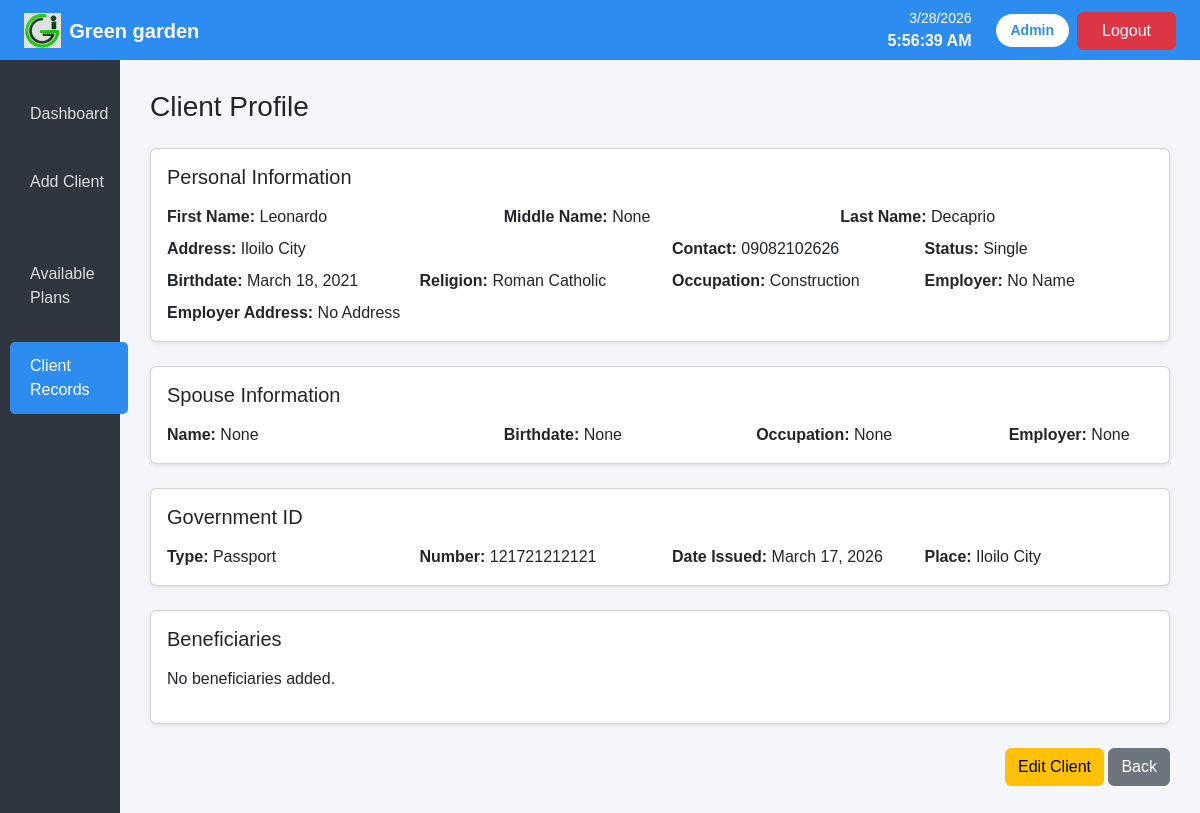
The page /client-details/1/ (signed in) on the database its author committed.
### app/models.py (models this page shows, shortened)
class ClientPersonalInfo(models.Model):
    client_first_name = models.CharField(max_length=200)
    client_middle_name = models.CharField(max_length=200, blank=True, null=True)
    client_last_name = models.CharField(max_length=200)
    client_address = models.CharField(max_length=200)
    client_contact_number = models.CharField(max_length=13)
    client_civil_status = models.CharField(
        max_length=20,
        choices=[
            ("Single", "Single"),
            ("Married", "Married"),
            ("Widowed", "Widowed"),
            ("Separated", "Separated"),
        ],
    )
    client_date_birth = models.DateField()
    client_religion = models.CharField(max_length=200)
    client_occupation = models.CharField(max_length=200)
    client_employer_name = models.CharField(max_length=200)
    client_employer_address = models.CharField(max_length=200)
    client_spouse_name = models.CharField(max_length=200, blank=True, null=True)
    client_spouse_date_birth = models.DateField(blank=True, null=True)
    client_spouse_occupation = models.CharField(max_length=200, blank=True, null=True)
    client_spouse_employer = models.CharField(max_length=200, blank=True, null=True)
    client_id_type = models.CharField(
            max_length=50,
            choices=[
                ("Passport", "Passport"),
                ("Driver's License", "Driver's License"),
                ("National ID", "National ID"),
                ("SSS ID", "SSS ID"),
                ("GSIS ID", "GSIS ID"),
                ("UMID", "UMID"),
                ("Postal ID", "Postal ID"),
            ],
        )
    client_id_number = models.CharField(max_length=20)
    client_date_issued = models.DateField()
    client_place_issued = models.CharField(max_length=200)

### app/views.py (the view)
# urls.py: path('client-details/<int:pk>/', views.client_details_view, name='client-details'),
@login_required(login_url="login")
def client_details_view(request, pk):
    client = get_object_or_404(ClientPersonalInfo, pk=pk)
    return render(request, "app/client-details.html", {"client": client})

### app/templates/app/client-details.html (shortened to what this page needs)
<!DOCTYPE html>
<html lang="en">
<head>
<link href="https://cdn.jsdelivr.net/npm/bootstrap@5.3.2/dist/css/bootstrap.min.css" rel="stylesheet">
{% load static %}
<link rel="stylesheet" href="{% static 'css/homepage.css' %}">
</head>
<body>
<nav class="navbar navbar-dark topbar px-4">
<a class="navbar-brand d-flex align-items-center" href="#">
<img src="{% static 'img/landing/logo.png' %}" height="35" class="me-2">
<span class="fw-bold text-white">Green garden</span>
</a>
<div class="ms-auto d-flex align-items-center">
<div class="me-4 text-end text-white">
<div id="date" class="small"></div>
<div id="time" class="fw-bold"></div>
</div>
<span class="admin-box">{{ user.username.title }}</span>
<a href="{% url 'logout' %}" class="btn btn-danger px-4 ms-2">Logout</a>
</div>
</nav>
<div class="d-flex">
<div class="sidebar">
<ul class="nav flex-column">
<li class="nav-item">
<a class="nav-link" href="{% url 'homepage' %}">Dashboard</a>
</li>
<li class="nav-item">
<a class="nav-link" href="{% url 'add-client' %}">Add Client</a>
</li>
<li class="nav-item">
<a class="nav-link" href="{% url 'homepage' %}">Available Plans</a>
</li>
<li class="nav-item">
<a class="nav-link active" href="{% url 'records' %}">Client Records</a>
</li>
</ul>
</div>
<div class="content">
<h3 class="mb-4">Client Profile</h3>
<div class="card shadow-sm mb-4">
<div class="card-body">
<h5 class="mb-3">Personal Information</h5>
<div class="row">
<div class="col-md-4"><strong>First Name:</strong> {{ client.client_first_name }}</div>
<div class="col-md-4"><strong>Middle Name:</strong> {{client.client_middle_name}} </div>
<div class="col-md-4"><strong>Last Name:</strong> {{ client.client_last_name }}</div>
</div>
<div class="row mt-2">
<div class="col-md-6"><strong>Address:</strong> {{ client.client_address }}</div>
<div class="col-md-3"><strong>Contact:</strong> {{ client.client_contact_number }}</div>
<div class="col-md-3"><strong>Status:</strong> {{ client.client_civil_status }}</div>
</div>
<div class="row mt-2">
<div class="col-md-3"><strong>Birthdate:</strong> {{ client.client_date_birth }}</div>
<div class="col-md-3"><strong>Religion:</strong> {{ client.client_religion }}</div>
<div class="col-md-3"><strong>Occupation:</strong> {{ client.client_occupation }}</div>
<div class="col-md-3"><strong>Employer:</strong> {{ client.client_employer_name }}</div>
</div>
<div class="mt-2">
<strong>Employer Address:</strong> {{ client.client_employer_address }}
</div>
</div>
</div>
<div class="card shadow-sm mb-4">
<div class="card-body">
<h5 class="mb-3">Spouse Information</h5>
<div class="row">
<div class="col-md-4"><strong>Name:</strong> {{ client.client_spouse_name }}</div>
<div class="col-md-3"><strong>Birthdate:</strong> {{ client.client_spouse_date_birth }}</div>
<div class="col-md-3"><strong>Occupation:</strong> {{client.client_spouse_occupation }}</div>
<div class="col-md-2"><strong>Employer:</strong> {{ client.client_spouse_employer }}</div>
</div>
</div>
</div>
<div class="card shadow-sm mb-4">
<div class="card-body">
<h5 class="mb-3">Government ID</h5>
<div class="row">
<div class="col-md-3"><strong>Type:</strong> {{ client.client_id_type }}</div>
<div class="col-md-3"><strong>Number:</strong> {{ client.client_id_number }}</div>
<div class="col-md-3"><strong>Date Issued:</strong> {{ client.client_date_issued }}</div>
<div class="col-md-3"><strong>Place:</strong> {{ client.client_place_issued }}</div>
</div>
</div>
</div>
<div class="card shadow-sm mb-4">
    <div class="card-body">
    <h5 class="mb-3">Beneficiaries</h5>
        {% if client.beneficiaries.all %}
            <ul class="list-group">
                {% for beneficiary in client.beneficiaries.all %}
                    <li class="list-group-item">{{ beneficiary.name }} - {{ beneficiary.relationship }}</li>
                {% endfor %}
            </ul>
        {% else %}
            <p>No beneficiaries added.</p>
        {% endif %}
    </div>
</div>
<div class="text-end">
<a href="{% url 'edit-details' client.pk %}" class="btn btn-warning">Edit Client</a>
<a href="{% url 'records' %}" class="btn btn-secondary">Back</a>
</div>
</div>
</div>
</body>
</html>

### app/static/css/homepage.css (style rules this page uses)
body { background:#f5f6fa; font-family:Arial, Helvetica, sans-serif; margin:0; }
.topbar { background:#2d8cf0; height:60px; }
.sidebar { width:10%; background:#2f3640; min-height:100vh; padding-top:20px; }
.sidebar .nav-link { color:#dcdde1; margin: 10px; padding:12px 20px; }
.sidebar .active { background:#2d8cf0; color:white; border-radius:5px; }
.content { flex:1; padding:30px; }
.admin-box { background:white; color:#2d8cf0; padding:6px 15px; border-radius:20px; font-size:14px; font-weight:600; }

### rows shown on the page
ClientPersonalInfo: client_first_name "Leonardo", client_middle_name "None", client_last_name "Decaprio", client_address "Iloilo City", client_contact_number "09082102626", client_civil_status "Single", client_date_birth "March 18, 2021", client_religion "Roman Catholic", client_occupation "Construction", client_employer_name "No Name", client_employer_address "No Address", client_spouse_name "None", client_spouse_date_birth "None", client_spouse_occupation "None", client_spouse_employer "None", client_id_type "Passport", client_id_number "121721212121", client_date_issued "March 17, 2026", client_place_issued "Iloilo City"

### other values the page prints
{{ user.username.title }} "Admin"
